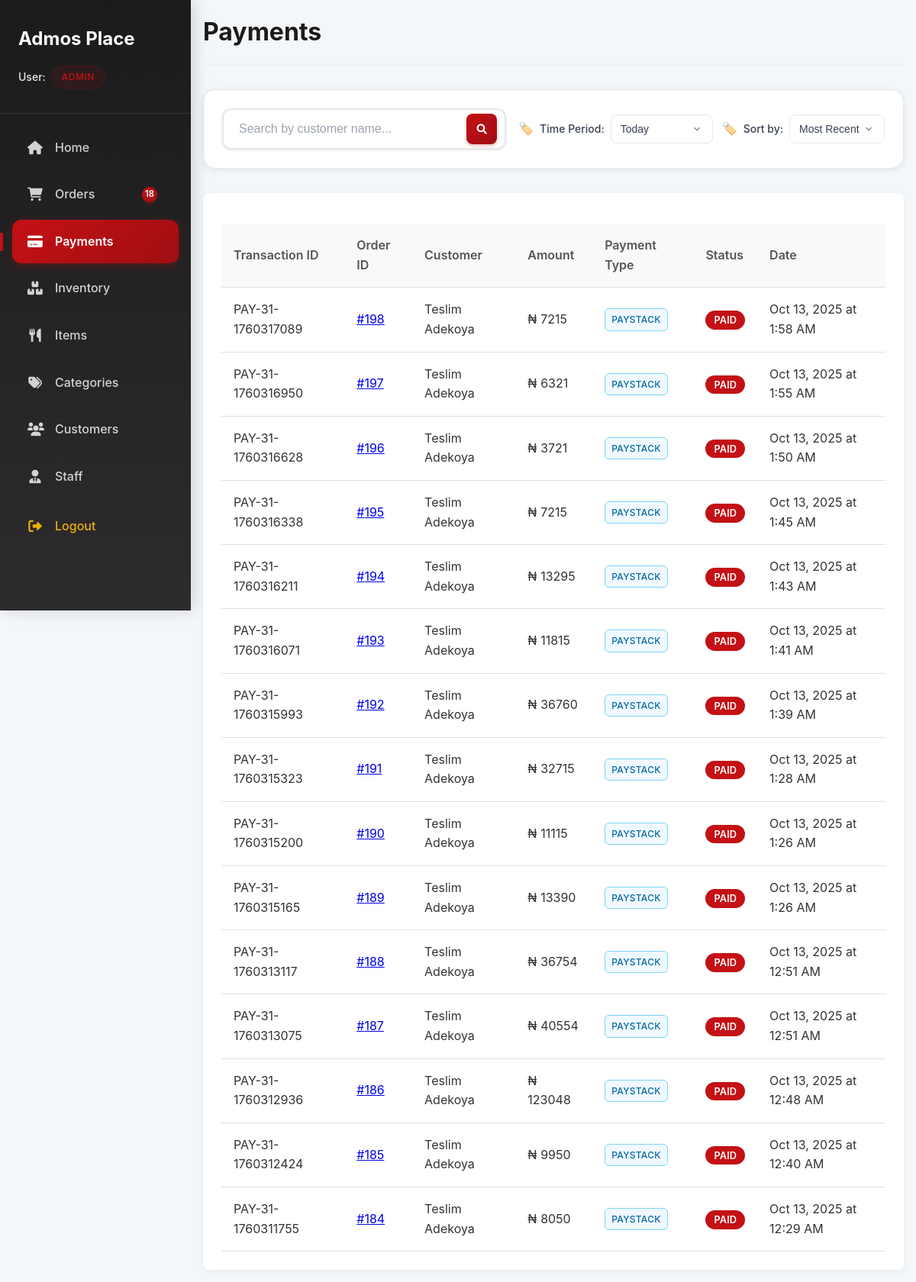
The app's page /dashboard/payments/ (signed in) with its own data.
### accounts/models.py (models this page shows, shortened)
class User(AbstractBaseUser, PermissionsMixin):
    ROLE_CHOICES = (
        ('customer', 'Customer'),
        ('manager', 'Manager'),
        ('accountant', 'Accountant'),
        ('admin', 'Admin'),
    )
    first_name = models.CharField(max_length=50, blank=True)
    last_name = models.CharField(max_length=50, blank=True)
    email = models.EmailField(unique=True, null=True, blank=True)
    phone_number = models.CharField(max_length=15, unique=True)
    delivery_address = models.TextField(blank=True, null=True)
    role = models.CharField(max_length=20, choices=ROLE_CHOICES, default='customer')
    is_active = models.BooleanField(default=True)
    is_staff = models.BooleanField(default=False)
    objects = UserManager()
    USERNAME_FIELD = 'phone_number'
    REQUIRED_FIELDS = []

### store/models.py (models this page shows, shortened)
class Payment(models.Model):
    STATUS_CHOICES = [
        ('pending', 'Pending'),
        ('success', 'Success'),
        ('failed', 'Failed'),
    ]
    PAYMENT_METHOD_CHOICES = [
        ('paystack', 'Paystack'),
    ]
    PAYMENT_TYPE_CHOICES = [
        ('card', 'Card'),
        ('bank_transfer', 'Bank Transfer'),
        ('ussd', 'USSD'),
        ('mobile_money', 'Mobile Money'),
        ('qr', 'QR Code'),
    ]
    user = models.ForeignKey(settings.AUTH_USER_MODEL, on_delete=models.PROTECT, related_name="payments")
    order = models.OneToOneField(Order, on_delete=models.PROTECT, related_name="payment", null=True, blank=True)
    reference = models.CharField(max_length=100, unique=True)
    amount = models.DecimalField(max_digits=10, decimal_places=2)
    status = models.CharField(max_length=10, choices=STATUS_CHOICES, default="pending")
    payment_method = models.CharField(max_length=10, choices=PAYMENT_METHOD_CHOICES, default="paystack")
    payment_type = models.CharField(max_length=15, choices=PAYMENT_TYPE_CHOICES, blank=True, null=True, help_text="Specific payment type for Paystack payments")
    access_code = models.CharField(max_length=100, blank=True, null=True)
    authorization_url = models.URLField(blank=True, null=True)
    created_at = models.DateTimeField(auto_now_add=True)
    updated_at = models.DateTimeField(auto_now=True)
    class Meta:
        ordering = ['-created_at']

class Order(models.Model):
    STATUS_CHOICES = [
        ('Pending', 'Pending'),        # payment confirmed, ready for delivery
        ('On the Way', 'On the Way'),  # rider dispatched
        ('Delivered', 'Delivered'),    # completed
    ]
    user = models.ForeignKey(settings.AUTH_USER_MODEL, on_delete=models.PROTECT, related_name='orders')
    bags = models.ManyToManyField(Bag, related_name='orders')
    delivery_address = models.TextField(blank=True, null=True)
    contact_phone = models.CharField(max_length=20, blank=True, null=True)
    delivery_fee = models.DecimalField(max_digits=10, decimal_places=2, default=500)
    service_charge = models.DecimalField(max_digits=10, decimal_places=2, default=500)
    vat_percentage = models.DecimalField(max_digits=5, decimal_places=2, default=7.5, help_text="VAT percentage")
    vat_amount = models.DecimalField(max_digits=10, decimal_places=2, default=0, help_text="VAT amount in Naira")
    status = models.CharField(max_length=20, choices=STATUS_CHOICES, default='Pending')
    created_at = models.DateTimeField(auto_now_add=True)
    updated_at = models.DateTimeField(auto_now=True)
    delivered_at = models.DateTimeField(null=True, blank=True, help_text="When the order was actually delivered")
    class Meta:
        ordering = ['-created_at']

### dashboard/views.py (the view)
    def wrapper(request, *args, **kwargs):
        if not request.user.is_authenticated:
            return redirect('dashboard:login')
        user_role = getattr(request.user, "role", None)
        if user_role not in ["admin", "accountant"]:
            return HttpResponseForbidden("Admin or Accountant access required.")
        return view_func(request, *args, **kwargs)

### dashboard/templates/dashboard/payments.html (shortened to what this page needs)
{% extends 'dashboard/base.html' %}
{% block content %}
<div class="dashboard-page">
    <div class="page-header">
        <h1 class="page-title">Payments</h1>
    </div>
    <div class="search-filter-bar">
        <div class="search-controls">
            <form method="get" class="search-form">
                <div class="search-input-group">
                    <input type="text" name="search" placeholder="Search by customer name..." value="{{ search_query }}" class="search-input">
                    <button type="submit" class="search-btn">
                        <i class="fas fa-search"></i>
                    </button>
                </div>
            </form>
        </div>
        <div class="filter-controls">
            <div class="filter-group">
                <label for="time-filter">Time Period:</label>
                <select id="time-filter" onchange="applyFilters()">
                    <option value="today" {% if current_time_filter == 'today' %}selected{% endif %}>Today</option>
                </select>
            </div>
            <div class="filter-group">
                <label for="sort-select">Sort by:</label>
                <select id="sort-select" onchange="applyFilters()">
                    <option value="newest" {% if current_sort == 'newest' %}selected{% endif %}>Most Recent</option>
                </select>
            </div>
        </div>
    </div>
    <div class="card">
        <div class="table-container">
            <table class="data-table payments-table">
                <thead>
                    <tr>
                        <th>Transaction ID</th>
                        <th>Order ID</th>
                        <th>Customer</th>
                        <th>Amount</th>
                        <th>Payment Type</th>
                        <th>Status</th>
                        <th>Date</th>
                    </tr>
                </thead>
                <tbody>
                    {% for payment in payments %}
                    <tr class="clickable-row" {% if payment.order %}data-order-url="{% url 'dashboard:order_details' payment.order.id %}"{% endif %}>
                        <td>{{ payment.reference }}</td>
                        <td>
                            {% if payment.order %}
                                <a href="{% url 'dashboard:order_details' payment.order.id %}" onclick="event.stopPropagation();">#{{ payment.order.id }}</a>
                            {% else %}
                                <span class="text-muted">No Order</span>
                            {% endif %}
                        </td>
                        <td>{{ payment.user.first_name }} {{ payment.user.last_name|default:payment.user.phone_number }}</td>
                        <td>₦ {{ payment.amount|floatformat:0 }}</td>
                        <td>
                            {% if payment.payment_method == 'cash' %}
                                <span class="badge badge-cash">Cash</span>
                            {% elif payment.payment_method == 'card' %}
                                <span class="badge badge-card">Card</span>
                            {% elif payment.payment_method == 'transfer' %}
                                <span class="badge badge-transfer">Transfer</span>
                            {% elif payment.payment_method == 'paystack' %}
                                {% if payment.payment_type == 'card' %}
                                    <span class="badge badge-card">Card</span>
                                {% elif payment.payment_type == 'bank_transfer' %}
                                    <span class="badge badge-transfer">Transfer</span>
                                {% elif payment.payment_type == 'ussd' %}
                                    <span class="badge badge-ussd">USSD</span>
                                {% elif payment.payment_type == 'mobile_money' %}
                                    <span class="badge badge-mobile">Mobile Money</span>
                                {% elif payment.payment_type == 'qr' %}
                                    <span class="badge badge-qr">QR</span>
                                {% else %}
                                    <span class="badge badge-paystack">Paystack</span>
                                {% endif %}
                            {% else %}
                                <span class="badge badge-unknown">Unknown</span>
                            {% endif %}
                        </td>
                        <td>
                            {% if payment.status == 'success' %}
                                <span class="status-badge status-completed">Paid</span>
                            {% elif payment.status == 'pending' %}
                                <span class="status-badge status-pending">Payment Pending</span>
                            {% else %}
                                <span class="status-badge status-draft">Payment Failed</span>
                            {% endif %}
                        </td>
                        <td>{{ payment.created_at|date:"M j, Y \a\t g:i A" }}</td>
                    </tr>
                    {% empty %}
                    <tr>
                        <td colspan="8" style="text-align: center; padding: 2rem;">
                            <p>No payments found.</p>
                        </td>
                    </tr>
                    {% endfor %}
                </tbody>
            </table>
        </div>
    </div>
</div>
{% endblock %}

### dashboard/templates/dashboard/base.html (shortened to what this page needs)
<!DOCTYPE html>
<html lang="en">
<head>
    {% load static %}
    <link rel="stylesheet" href="{% static 'dashboard/css/style.css' %}?v=17">
    <link rel="stylesheet" href="https://cdnjs.cloudflare.com/ajax/libs/font-awesome/6.0.0/css/all.min.css">
</head>
<body>
    <div class="dashboard-container">
        <aside class="sidebar" id="sidebar">
            <div class="sidebar-header">
                <div class="header-top">
                <h3>Admos Place</h3>
                </div>
                <div class="user-info">
                    <div class="user-name">User: <span class="user-role">{{ user.role|title }}</span></div>
                </div>
            </div>
            <nav class="sidebar-nav">
                <ul>
                    {% if user.role in 'admin,accountant' %}
                    <li class="{% if request.resolver_match.url_name == 'home' %}active{% endif %}">
                        <a href="{% url 'dashboard:home' %}">
                            <i class="fas fa-home"></i> Home
                        </a>
                    </li>
                    {% endif %}
        <li class="{% if request.resolver_match.url_name == 'orders' or request.resolver_match.url_name == 'delivered_orders' %}active{% endif %}">
            <a href="{% url 'dashboard:orders' %}">
                <i class="fas fa-shopping-cart"></i> Orders
                <span class="sidebar-badge">{{ active_orders_count }}</span>
            </a>
        </li>
                    {% if user.role in 'admin,accountant' %}
                    <li class="{% if request.resolver_match.url_name == 'payments' %}active{% endif %}">
                        <a href="{% url 'dashboard:payments' %}">
                            <i class="fas fa-credit-card"></i> Payments
                        </a>
                    </li>
                    {% endif %}
                    <li class="{% if request.resolver_match.url_name == 'inventory' %}active{% endif %}">
                        <a href="{% url 'dashboard:inventory' %}">
                            <i class="fas fa-boxes"></i> Inventory
                        </a>
                    </li>
                    <li class="{% if request.resolver_match.url_name == 'items' %}active{% endif %}">
                        <a href="{% url 'dashboard:items' %}">
                            <i class="fas fa-utensils"></i> Items
                        </a>
                    </li>
                    <li class="{% if request.resolver_match.url_name == 'categories' %}active{% endif %}">
                        <a href="{% url 'dashboard:categories' %}">
                            <i class="fas fa-tags"></i> Categories
                        </a>
                    </li>
        <li class="{% if request.resolver_match.url_name == 'users' %}active{% endif %}">
            <a href="{% url 'dashboard:users' %}">
                <i class="fas fa-users"></i> Customers
            </a>
        </li>
                    {% if user.role == 'admin' %}
                    <li class="{% if request.resolver_match.url_name == 'staff' %}active{% endif %}">
                        <a href="{% url 'dashboard:staff' %}">
                            <i class="fas fa-user-tie"></i> Staff
                        </a>
                    </li>
                    {% endif %}
                    <li class="logout-item">
                        <a href="#" onclick="openDashboardLogout()" class="logout-link">
                            <i class="fas fa-sign-out-alt"></i> Logout
                        </a>
                    </li>
                </ul>
            </nav>
        </aside>
        <main class="main-content">
            <div class="content-body">
                {% block content %}{% endblock %}
            </div>
        </main>
    </div>
    <link rel="stylesheet" href="https://cdnjs.cloudflare.com/ajax/libs/font-awesome/6.0.0/css/all.min.css">
</body>
</html>

### records on screen
User: role "ADMIN"
Payment: reference "PAY-31-1760317089", order.id "198", user.first_name "Teslim", user.last_name "Adekoya", amount "7215", payment_method "PAYSTACK", status "PAID", created_at "Oct 13, 2025 at 1:58 AM"
Payment: reference "PAY-31-1760316950", order.id "197", user.first_name "Teslim", user.last_name "Adekoya", amount "6321", payment_method "PAYSTACK", status "PAID", created_at "Oct 13, 2025 at 1:55 AM"
Payment: reference "PAY-31-1760316628", order.id "196", user.first_name "Teslim", user.last_name "Adekoya", amount "3721", payment_method "PAYSTACK", status "PAID", created_at "Oct 13, 2025 at 1:50 AM"
Payment: reference "PAY-31-1760316338", order.id "195", user.first_name "Teslim", user.last_name "Adekoya", amount "7215", payment_method "PAYSTACK", status "PAID", created_at "Oct 13, 2025 at 1:45 AM"
Payment: reference "PAY-31-1760316211", order.id "194", user.first_name "Teslim", user.last_name "Adekoya", amount "13295", payment_method "PAYSTACK", status "PAID", created_at "Oct 13, 2025 at 1:43 AM"
Payment: reference "PAY-31-1760316071", order.id "193", user.first_name "Teslim", user.last_name "Adekoya", amount "11815", payment_method "PAYSTACK", status "PAID", created_at "Oct 13, 2025 at 1:41 AM"
Payment: reference "PAY-31-1760315993", order.id "192", user.first_name "Teslim", user.last_name "Adekoya", amount "36760", payment_method "PAYSTACK", status "PAID", created_at "Oct 13, 2025 at 1:39 AM"
Payment: reference "PAY-31-1760315323", order.id "191", user.first_name "Teslim", user.last_name "Adekoya", amount "32715", payment_method "PAYSTACK", status "PAID", created_at "Oct 13, 2025 at 1:28 AM"
Payment: reference "PAY-31-1760315200", order.id "190", user.first_name "Teslim", user.last_name "Adekoya", amount "11115", payment_method "PAYSTACK", status "PAID", created_at "Oct 13, 2025 at 1:26 AM"
Payment: reference "PAY-31-1760315165", order.id "189", user.first_name "Teslim", user.last_name "Adekoya", amount "13390", payment_method "PAYSTACK", status "PAID", created_at "Oct 13, 2025 at 1:26 AM"
Payment: reference "PAY-31-1760313117", order.id "188", user.first_name "Teslim", user.last_name "Adekoya", amount "36754", payment_method "PAYSTACK", status "PAID", created_at "Oct 13, 2025 at 12:51 AM"
Payment: reference "PAY-31-1760313075", order.id "187", user.first_name "Teslim", user.last_name "Adekoya", amount "40554", payment_method "PAYSTACK", status "PAID", created_at "Oct 13, 2025 at 12:51 AM"
Payment: reference "PAY-31-1760312936", order.id "186", user.first_name "Teslim", user.last_name "Adekoya", amount "123048", payment_method "PAYSTACK", status "PAID", created_at "Oct 13, 2025 at 12:48 AM"
Payment: reference "PAY-31-1760312424", order.id "185", user.first_name "Teslim", user.last_name "Adekoya", amount "9950", payment_method "PAYSTACK", status "PAID", created_at "Oct 13, 2025 at 12:40 AM"
Payment: reference "PAY-31-1760311755", order.id "184", user.first_name "Teslim", user.last_name "Adekoya", amount "8050", payment_method "PAYSTACK", status "PAID", created_at "Oct 13, 2025 at 12:29 AM"

### other values on screen
{{ active_orders_count }} "18"
